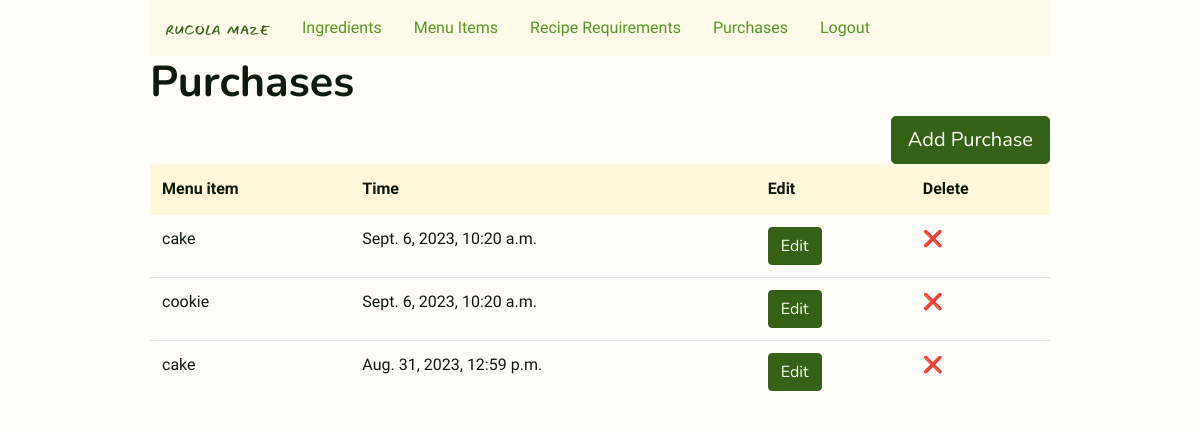
The app's page /purchases (signed in), older data.
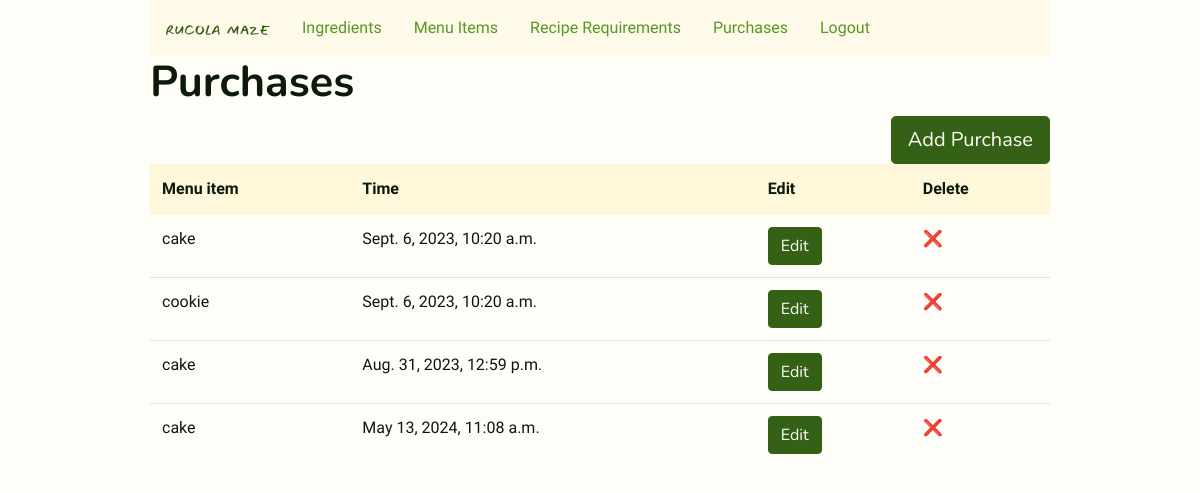
The same page, newer data.
### inventory/models.py (models this page shows, shortened)
class Purchase(models.Model):
    menu_item = models.ForeignKey(MenuItem, on_delete=models.CASCADE)
    time = models.DateTimeField(auto_now=True)

class MenuItem(models.Model):
    title = models.CharField(max_length=128, unique=True)
    price = models.DecimalField(max_digits=5, decimal_places=2, default=0.00)
    def __str__(self):
        return self.title

### inventory/views.py (the view)
class Purchases(LoginRequiredMixin, ListView):
    model = Purchase
    template_name = "inventory/purchases.html"

### inventory/templates/inventory/purchases.html (shortened to what this page needs)
{% extends 'inventory/layout.html' %}
{% block body %}
<div class="h1">
    <h1>Purchases</h1>
</div>
<div><a class="btn btn-primary btn-lg right" href="{% url 'purchase_new' %}" role="button">Add Purchase</a>
</div>
<table class="table">
    <thead class="thead-light">
        <tr>
            <th>Menu item</th>
            <th>Time</th>
            <th>Edit</th>
            <th>Delete</th>
        </tr>
    </thead>
    {% for purchase in object_list %}
    <tr>
        <td>{{ purchase.menu_item }}</td>
        <td>{{ purchase.time }}</td>
        <td><a href="{% url 'purchase_edit' purchase.id %}"><button class="btn btn-primary">Edit</button></a>
        </td>
        <td><a href="{% url 'purchase_delete' purchase.id %}">❌</td>
    </tr>
    {% endfor %}
</table>
{% endblock %}

Row changes from the older to the newer data that the page shows:
added Purchase: menu_item "cake", time "May 13, 2024, 11:08 a.m."
